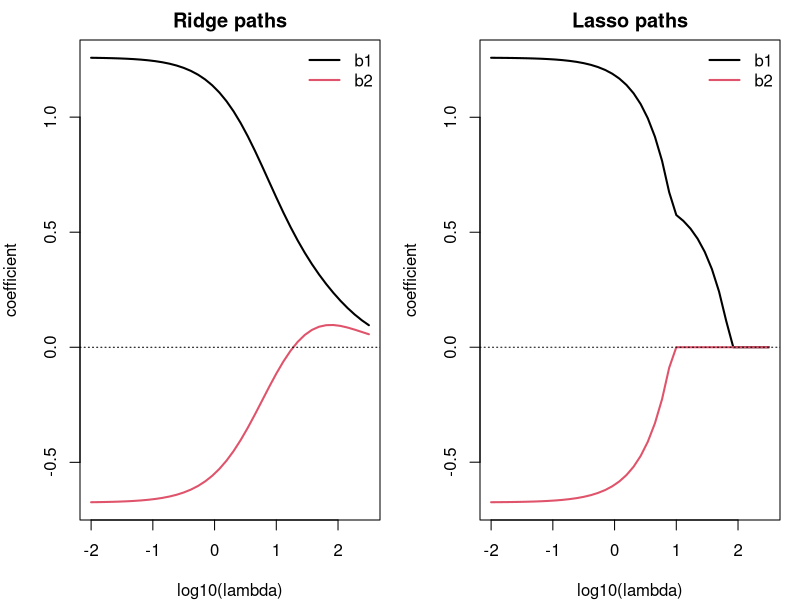

This chart was generated by the following R code:
## ---- chunk 1
#| include: false
needed <- c()
to_install <- setdiff(needed, rownames(installed.packages()))
if (length(to_install) > 0) install.packages(to_install)
invisible(lapply(needed, library, character.only = TRUE))
set.seed(42)
## ---- chunk 2
x <- c(1, 2, 3); y <- c(2, 4, 6)
ridge_1d <- function(lambda) sum(x * y) / (sum(x^2) + lambda)   # closed form
sapply(c(0, 14, 56, 1e6), ridge_1d)                              # 2, 1, 0.4, ~0
## ---- chunk 3
Sxy <- 28; Sxx <- 14
lambdas <- c(0, 14, 56, 100)
ridge <- Sxy / (Sxx + lambdas)
lasso <- pmax(0, (Sxy - lambdas / 2) / Sxx)
data.frame(lambda = lambdas, ridge = round(ridge, 3), lasso = lasso)
## ---- chunk 4
#| fig-alt: "Side-by-side coefficient path plots. Left: ridge paths curve smoothly toward zero without reaching it. Right: lasso paths hit exactly zero at specific lambda values and stay there."
set.seed(1); n <- 60; z <- rnorm(n)
x1 <- scale(z + rnorm(n, sd = 0.3)); x2 <- scale(z + rnorm(n, sd = 0.3))
y  <- as.numeric(scale(2 * x1 - 1 * x2 + rnorm(n))); X <- cbind(x1, x2)

lambdas <- 10^seq(-2, 2.5, length.out = 40)
ridge_paths <- sapply(lambdas, function(l)
  solve(t(X) %*% X + l * diag(2), t(X) %*% y))
lasso_paths <- sapply(lambdas, function(l)
  optim(c(0, 0), function(b) sum((y - X %*% b)^2) + l * sum(abs(b)),
        method = "Nelder-Mead", control = list(reltol = 1e-10))$par)

par(mfrow = c(1, 2), mar = c(4, 4, 2, 1))
matplot(log10(lambdas), t(ridge_paths), type = "l", lwd = 2, lty = 1,
        xlab = "log10(lambda)", ylab = "coefficient", main = "Ridge paths")
abline(h = 0, lty = 3); legend("topright", c("b1", "b2"), col = 1:2, lwd = 2, bty = "n")
matplot(log10(lambdas), t(lasso_paths), type = "l", lwd = 2, lty = 1,
        xlab = "log10(lambda)", ylab = "coefficient", main = "Lasso paths")
abline(h = 0, lty = 3); legend("topright", c("b1", "b2"), col = 1:2, lwd = 2, bty = "n")
